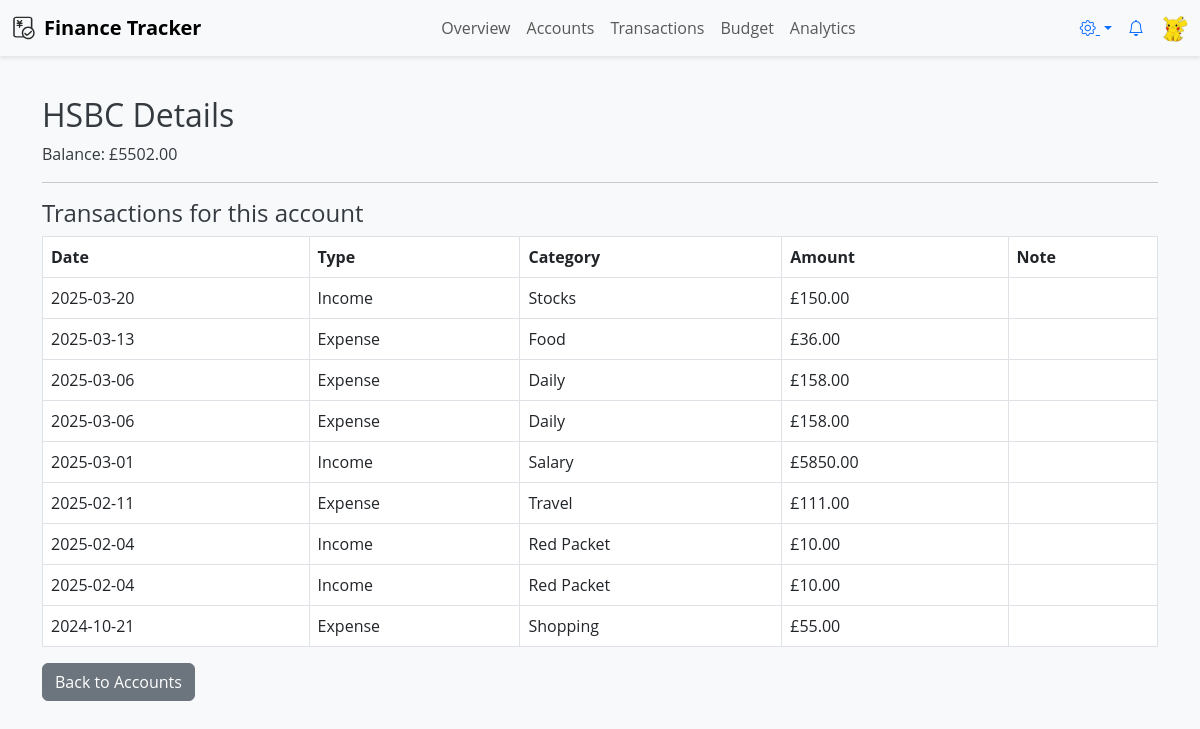
Before: /accounts/2/ (signed in) with the older database file.
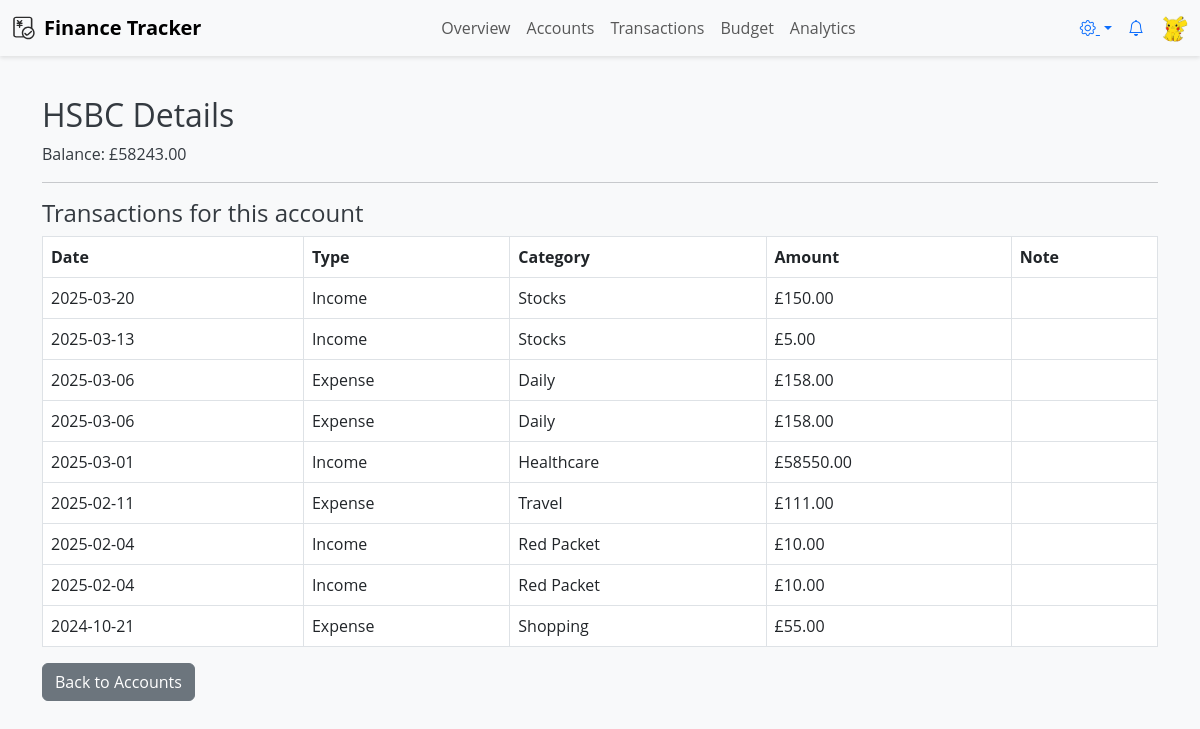
After: the same page with the newer database file.
### finance_app/models.py (models this page shows, shortened)
class Account(models.Model):
    user = models.ForeignKey(User, on_delete=models.CASCADE)
    name = models.CharField(max_length=255)  # 账户名称，如“招商银行储蓄卡”
    balance = models.DecimalField(max_digits=12, decimal_places=2, default=0.00)
    account_type = models.CharField(max_length=20, choices=ACCOUNT_TYPE_CHOICES, default='bank')
    currency = models.CharField(max_length=3, choices=CURRENCY_CHOICES, default='GBP')

class Transaction(models.Model):
    TRANSACTION_TYPE_CHOICES = [
        ('income', 'Income'),
        ('expense', 'Expense'),
    ]
    user = models.ForeignKey(User, on_delete=models.CASCADE)
    account = models.ForeignKey(Account, on_delete=models.CASCADE, related_name="transactions")
    amount = models.DecimalField(max_digits=10, decimal_places=2)
    category = models.ForeignKey(Category, on_delete=models.SET_NULL, null=True)  # 使用外键
    date = models.DateTimeField(default=timezone.now)
    note = models.TextField(blank=True, null=True)
    transaction_type = models.CharField(max_length=10, choices=TRANSACTION_TYPE_CHOICES)

class Category(models.Model):
    CATEGORY_TYPES = [
        ('income', 'Income'),
        ('expense', 'Expense')
    ]
    DEFAULT_CATEGORIES = [
        ('Healthcare', 'expense'),
        ('Transport', 'expense'),
        ('Food', 'expense'),
        ('Sports', 'expense'),
        ('Gaming', 'expense'),
        ('Travel', 'expense'),
        ('Daily', 'expense'),
        ('Haircut', 'expense'),
        ('Shopping', 'expense'),
        ('Salary', 'income', ),
        ('Stocks', 'income'),
        ('Gifts', 'income'),
        ('Red Packet', 'income'),
        ('Investment', 'income'),
        ('Allowance', 'income'),
        ]
    name = models.CharField(max_length=50, unique=True)
    category_type = models.CharField(max_length=10, choices=CATEGORY_TYPES)  # 区分收入/支出类别
    icon = models.CharField(max_length=255, default="icons/default.svg")  # 这里确保路径正确
    def __str__(self):
        return self.name

### finance_app/views.py (the view)
# urls.py: path('accounts/<int:account_id>/', views.account_detail, name='account_detail'),
@login_required
def account_detail(request, account_id):
    account = get_object_or_404(Account, id=account_id, user=request.user)
    transactions = Transaction.objects.filter(user=request.user, account=account).order_by('-date')
    return render(request, 'finance_app/account_detail.html', {
        'account': account,
        'transactions': transactions,
    })

### templates/finance_app/account_detail.html (shortened to what this page needs)
{% extends "base.html" %}
{% block content %}
<div class="container mt-4">
    <h2>{{ account.name }} Details</h2>
    <p>Balance: £{{ account.balance|floatformat:2 }}</p>
    <hr>
    <h4>Transactions for this account</h4>
    <table class="table table-bordered">
        <thead>
            <tr>
                <th>Date</th>
                <th>Type</th>
                <th>Category</th>
                <th>Amount</th>
                <th>Note</th>
            </tr>
        </thead>
        <tbody>
            {% for tx in transactions %}
            <tr>
                <td>{{ tx.date|date:"Y-m-d" }}</td>
                <td>{{ tx.get_transaction_type_display }}</td>
                <td>{{ tx.category }}</td>
                <td>£{{ tx.amount }}</td>
                <td>{{ tx.note }}</td>
            </tr>
            {% empty %}
            <tr>
                <td colspan="5" class="text-center">No transactions for this account.</td>
            </tr>
            {% endfor %}
        </tbody>
    </table>
    <a href="{% url 'finance_app:account_list' %}" class="btn btn-secondary">Back to Accounts</a>
</div>
{% endblock %}

### templates/base.html (shortened to what this page needs)
{% load static %}
<!DOCTYPE html>
<html lang="en">
<head>
  <link rel="stylesheet" href="https://cdn.jsdelivr.net/npm/bootstrap@5.3.0/dist/css/bootstrap.min.css">
  <link rel="stylesheet" href="{% static 'css/style.css' %}">
  <link rel="stylesheet" href="https://cdn.jsdelivr.net/npm/bootstrap-icons/font/bootstrap-icons.css">
</head>
<body>
  {% if user.is_authenticated and request.resolver_match.url_name not in 'login,register' %}
    <nav class="navbar navbar-expand-md navbar-light custom-navbar">
      <div class="container-fluid">
        <a class="navbar-brand d-flex align-items-center" href="{% url 'finance_app:dashboard' %}">
          <img src="{% static 'icons/logo.svg' %}" alt="Logo" style="height: 24px;">
          <span class="ms-2 fw-bold">Finance Tracker</span>
        </a>
        <div class="collapse navbar-collapse" id="navbarNav">
          <ul class="navbar-nav mx-auto">
            <li class="nav-item">
              <a class="nav-link {% if request.resolver_match.url_name == 'dashboard' %}active{% endif %}" href="{% url 'finance_app:dashboard' %}">Overview</a>
            </li>
            <li class="nav-item">
              <a class="nav-link {% if request.resolver_match.url_name == 'account_list' %}active{% endif %}" href="{% url 'finance_app:account_list' %}">Accounts</a>
            </li>
            <li class="nav-item">
              <a class="nav-link {% if request.resolver_match.url_name == 'transactions' %}active{% endif %}" href="{% url 'finance_app:transactions' %}">Transactions</a>
            </li>
            <li class="nav-item">
              <a class="nav-link {% if request.resolver_match.url_name == 'budget_view' %}active{% endif %}" href="{% url 'finance_app:budget_view' %}">Budget</a>
            </li>
            <li class="nav-item">
              <a class="nav-link {% if request.resolver_match.url_name == 'analytics' %}active{% endif %}" href="{% url 'finance_app:analytics' %}">Analytics</a>
            </li>
          </ul>
          <div class="d-flex align-items-center gap-3">
            <div class="dropdown">
              <a class="nav-icon dropdown-toggle" href="#" id="settingsDropdown" role="button" data-bs-toggle="dropdown" aria-expanded="false">
                <i class="bi bi-gear"></i>
              </a>
            </div>
                        <a href="#" class="nav-icon"><i class="bi bi-bell"></i></a>
            <img src="{% static 'images/user_avatar.png' %}" alt="User Avatar" class="rounded-circle" style="width: 28px; height: 28px;">
          </div>
        </div>
      </div>
    </nav>
  {% endif %}
  <div class="container-fluid py-3">
    {% block content %}{% endblock %}
  </div>
</body>
</html>

### static/css/style.css (style rules this page uses)
body { background-color: #f8f9fa; font-family: 'Open Sans', sans-serif; color: #343a40; }
.custom-navbar { box-shadow: 0 2px 4px rgba(0,0,0,0.1); }
.navbar-brand span { font-size: 1.25rem; }
.navbar-nav .nav-link { transition: color 0.3s, border-bottom 0.3s; }

Changed rows visible on the page:
removed Transaction: date "2025-03-13", transaction_type "Expense", category "Food", amount "36.00"
changed Account "HSBC": balance "5502.00" → "58243.00"
added Transaction: date "2025-03-13", transaction_type "Income", category "Stocks", amount "5.00"
changed Transaction: category "Salary" → "Healthcare"; amount "5850.00" → "58550.00"
